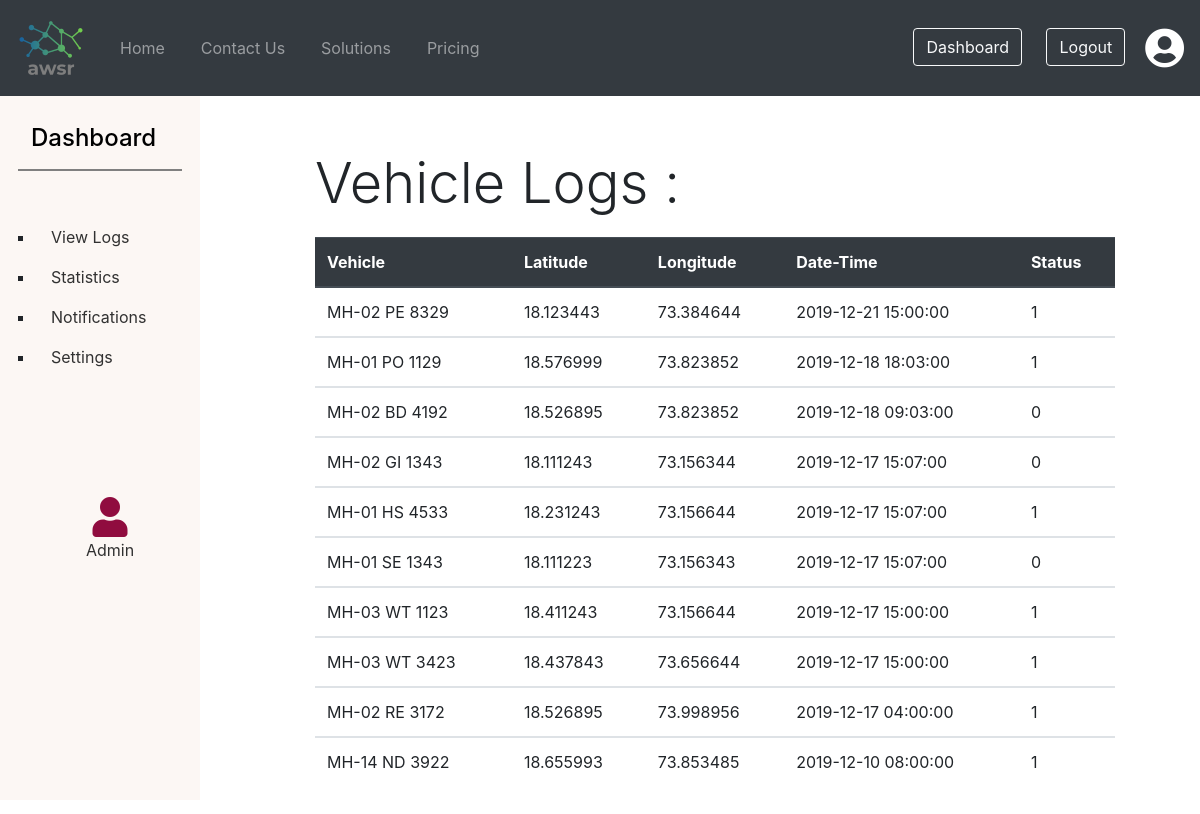
/geo-fence-trends.php, run on the app's committed database.
### tables this page shows
CREATE TABLE `gps1` (
  `id` int(11) NOT NULL,
  `vehname` varchar(40) NOT NULL,
  `lat` double DEFAULT NULL,
  `lng` double DEFAULT NULL,
  `gsm` bigint(20) DEFAULT NULL,
  `dtime` datetime NOT NULL,
  `status` tinyint(1) NOT NULL
);

### geo-fence-trends.php (the view, shortened to what this page needs)
<?php
require('config/db.php');
$query = "SELECT * FROM gps1  ORDER BY dtime DESC";
$result = mysqli_query($conn,$query);
?>
<!DOCTYPE html>
<html>
<head>
	<?php require_once 'boilerplate.php' ?>
</head>
<body>
	<?php require_once 'navbar.php'?>
	<div class="container-fluid row">
		<?php require_once 'dashboard-navbar.php'?>
        <div class="col-offset-2 container" style="margin: 150px 40px 40px 300px">
			<div class="display-4" style="margin-bottom: 20px">Vehicle Logs&nbsp;: </div>
			<table class="table">
				<thead class="thead-dark">
				<tr>
        			<th>Vehicle</th>
			        <th>Latitude</th>
        			<th>Longitude</th>
        			<th>Date-Time</th>
			        <th>Status</th>
      			</tr>
				</thead>
				<?php while($row = mysqli_fetch_assoc($result)){  ?>
				<tbody>
				<tr>
					<td><div id="tab-elm"><?php echo $row["vehname"];?></div></td>
					<td><div id="tab-elm"><?php echo $row["lat"];?></div></td>
					<td><div id="tab-elm"><?php echo $row["lng"];?></div></td>
					<td><div id="tab-elm"><?php echo $row["dtime"];?></div></td>
					<td><div id="tab-elm"><?php echo $row["status"];?></div></td>
				</tr>
				</tbody>
			<?php  }?>
			</table>
		</div>
	</div>
</body>
</html>

### boilerplate.php (shortened to what this page needs)
<link href="https://stackpath.bootstrapcdn.com/bootstrap/4.4.1/css/bootstrap.min.css" rel="stylesheet">
 <link rel="stylesheet" href="https://use.fontawesome.com/releases/v5.3.1/css/all.css">
 <link rel="stylesheet" href="animate.css">
 <link rel="stylesheet" type="text/css" href="style.css">

### navbar.php (shortened to what this page needs)
<nav class="navbar navbar-expand-lg bg-dark navbar-dark fixed-top">
		 	<a class="navbar-brand" href="index.php"><img src='img/logo-small2.png'></a>
		  <div class="collapse navbar-collapse" id="navbarSupportedContent">
		    <ul class="navbar-nav mr-auto">
		      <li class="nav-item">
		        <a class="nav-link" href="index.php">Home</a>
		      </li>
		       <li class="nav-item">
		        <a class="nav-link" href="contact.html">Contact Us</a>
		      </li>
		      <li class="nav-item">
		        <a class="nav-link" href="solutions.php">Solutions</a>
		      </li>
		       <li class="nav-item">
		        <a class="nav-link" href="contact.html">Pricing</a>
		      </li>
		    </ul>
		    <ul class="navbar-nav ml-auto">
		    	<li class="nav-item" style="padding-right: 10px">
                        <a id="nav-button" href="geo-fence.php"><button class="btn btn-outline-light text-light" type="submit">Dashboard</button></a>
               		<a id="nav-button" href="logout.php"><button class="btn btn-outline-light text-light" type="submit">Logout</button></a>
		        </li>
		        <i class="fa fa-user-circle" aria-hidden="true"></i>
		    </ul>
		  </div>
		</nav>

### dashboard-navbar.php
<nav class="col-md-2 d-none d-md-block sidebar" style="background-color:#FCF7F4;top: 0px;height: calc(100vh - 0px);padding-top: 100px;position: fixed;z-index: -1">
        	<div class="sidebar-sticky">
          		<h4 class="sidebar-heading d-flex justify-content-between align-items-center px-3 mt-4 mb-1" style="color: black">Dashboard</h4>
          		<hr width="95%" style="border: solid grey 0.3px">
            	<ul class="nav flex-column" style="padding-top: 30px;list-style: square;">
        			<li class="nav-item">
		    	    	<a class="nav-link" href="geo-fence-trends.php" style="color: #313131">View Logs</a>
			    	</li>
			    	<li class="nav-item">
		    	    	<a class="nav-link" href="statistics.php" style="color: #313131">Statistics</a>
			    	</li>
		      		<li class="nav-item ">
		        		<a class="nav-link" href="notifications.php" style="color: #313131">Notifications</a>
		      		</li>
		      		<li class="nav-item">
		        		<a class="nav-link " href="settings.php" style="color: #313131">Settings</a>
		      		</li>
	            </ul>
            	<ul class="nav flex-column" style="text-align: center; padding-top: 10vw">
            		<li class="nav-item">
		        		<i class="fa fa-user" aria-hidden="true"></i>
		      		</li>
		      		<li class="nav-item">
		      			<span style="color: #313131"><center>Admin</center></span>
		      		</li>
            	</ul>
          	</div>
        </nav>

### style.css (style rules this page uses)
body,html { width: 100% !important; margin: 0px !important; padding: 0px !important; overflow-x: hidden !important; }
.navbar-nav>li>a { color: white; margin: 5px 10px 5px 10px; }
.navbar { z-index: 9; }
ul { list-style: none; }

### boilerplate.php (style rules this page uses)
.fa-user-circle { color: white; font-size: 40px; }

### geo-fence-trends.php (style rules this page uses)
.fa-user { color: #900C3F; font-size: 40px; }
.flex-column { margin-left: 20px !important; }

### data on the page
gps1: vehname "MH-02 PE 8329", lat "18.123443", lng "73.384644", dtime "2019-12-21 15:00:00", status "1"
gps1: vehname "MH-01 PO 1129", lat "18.576999", lng "73.823852", dtime "2019-12-18 18:03:00", status "1"
gps1: vehname "MH-02 BD 4192", lat "18.526895", lng "73.823852", dtime "2019-12-18 09:03:00", status "0"
gps1: vehname "MH-02 GI 1343", lat "18.111243", lng "73.156344", dtime "2019-12-17 15:07:00", status "0"
gps1: vehname "MH-01 HS 4533", lat "18.231243", lng "73.156644", dtime "2019-12-17 15:07:00", status "1"
gps1: vehname "MH-01 SE 1343", lat "18.111223", lng "73.156343", dtime "2019-12-17 15:07:00", status "0"
gps1: vehname "MH-03 WT 1123", lat "18.411243", lng "73.156644", dtime "2019-12-17 15:00:00", status "1"
gps1: vehname "MH-03 WT 3423", lat "18.437843", lng "73.656644", dtime "2019-12-17 15:00:00", status "1"
gps1: vehname "MH-02 RE 3172", lat "18.526895", lng "73.998956", dtime "2019-12-17 04:00:00", status "1"
gps1: vehname "MH-14 ND 3922", lat "18.655993", lng "73.853485", dtime "2019-12-10 08:00:00", status "1"
